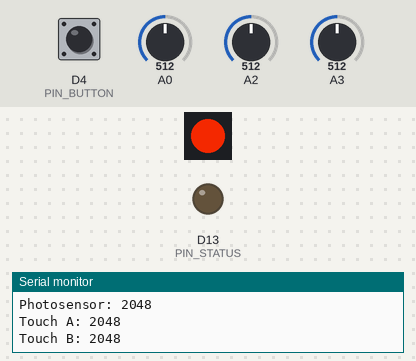
Simulated run of this sketch. Board: Arduino Zero (SAMD21). Shown: 1 RGB LEDs in strip order, left to right, output pins drawn as LEDs (lit = HIGH), the last lines printed to the serial monitor. Inputs (shaded band) come from the test bench; at power-on: D4 (PIN_BUTTON) HIGH, A0 = 512, A2 = 512, A3 = 512 (analog values on the 0–1023 scale). Dim RGB values are drawn brighter than linear.

Above: at 1.26 s.
1.3 s: D4 (PIN_BUTTON) pulled LOW for 0.15 s
At 2.97 s:
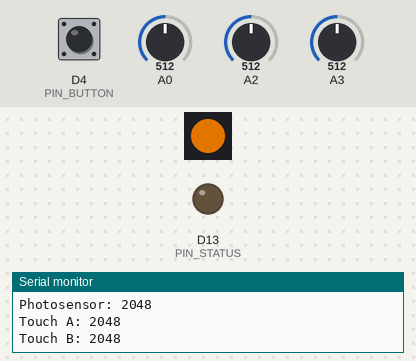
4.3 s: D4 (PIN_BUTTON) pulled LOW for 1 s
At 4.38 s:
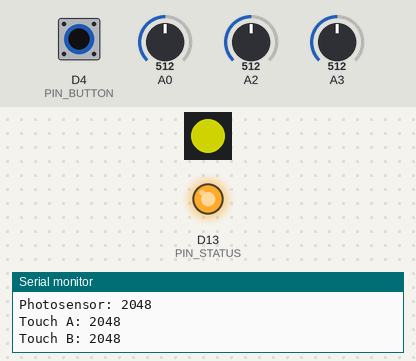
7.3 s: D4 (PIN_BUTTON) pulled LOW for 0.15 s
At 7.51 s:
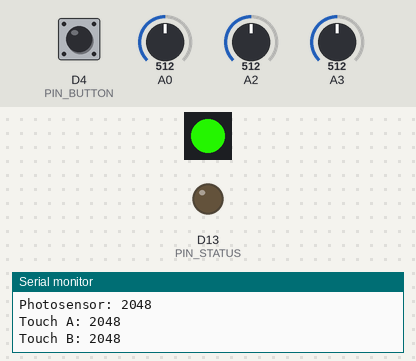
10.4 s: D4 (PIN_BUTTON) pulled LOW for 3.2 s
At 11.54 s:
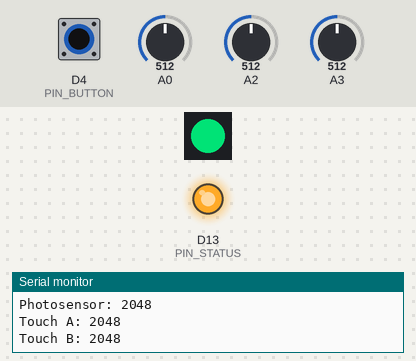
15.1 s: D4 (PIN_BUTTON) driven LOW
At 15.17 s:
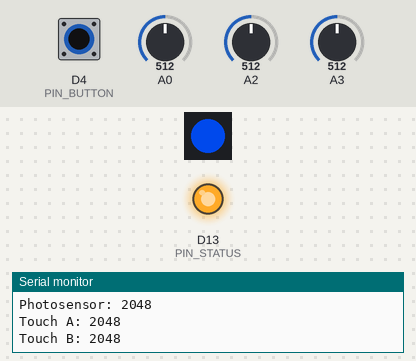
18.1 s: D4 (PIN_BUTTON) driven HIGH
At 20.11 s:
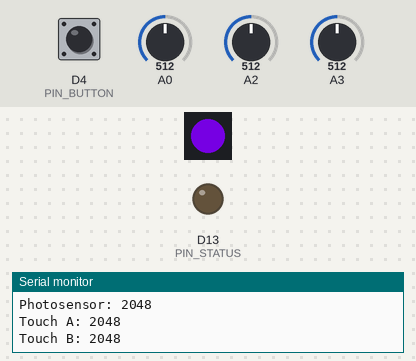
Timing chart, 0 to 22.1 s (numbered marks = the images above; inputs shaded):
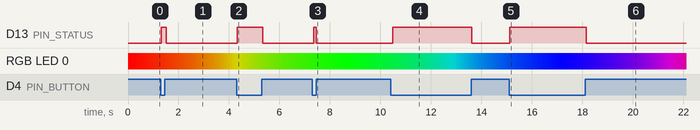

Measured:
- after the input at 1.3 s, D13 (PIN_STATUS): LOW → HIGH at once, → LOW 0.20 s later
- after the input at 4.3 s, D13 (PIN_STATUS): LOW → HIGH at once, → LOW 1.0 s later
- after the input at 7.3 s, D13 (PIN_STATUS): LOW → HIGH after 0.06 s, → LOW 0.10 s later
- after the input at 10.4 s, D13 (PIN_STATUS): LOW → HIGH after 0.09 s, → LOW 3.1 s later
- after the input at 15.1 s, D13 (PIN_STATUS): LOW → HIGH at once
- after the input at 18.1 s, D13 (PIN_STATUS): HIGH → LOW after 0.05 s

The sketch:

hardware_tests.ino
```cpp
#include <Adafruit_DotStar.h>
#include <SPI.h>

// Hardware Pin Allocations
#define PIN_BUTTON      4
#define PIN_PHOTOSENSE  2
#define PIN_STATUS      13
#define PIN_TOUCH_A     3
#define PIN_TOUCH_B     0

#define PIN_RGB_DATA    7
#define PIN_RGB_CLOCK   8
#define NUM_PIXELS      1

// RGB LED object
Adafruit_DotStar strip = Adafruit_DotStar( NUM_PIXELS, PIN_RGB_DATA, PIN_RGB_CLOCK, DOTSTAR_BRG );

// Inputs
uint16_t light_adc      = 0;
uint16_t touch_a_adc    = 0;
uint16_t touch_b_adc    = 0;
bool     button_pressed = 0;

// Working variable for the RGB LED colour wheel 'animation'
uint8_t  hue = 0;

void setup_pins()
{
  pinMode( PIN_BUTTON,      INPUT_PULLUP  );
  pinMode( PIN_PHOTOSENSE,  INPUT         );
  pinMode( PIN_STATUS,      OUTPUT        );
  pinMode( PIN_TOUCH_A,     INPUT         );
  pinMode( PIN_TOUCH_B,     INPUT         );

  //use the full capability of the ARM M0 ADC
  analogReadResolution(12);
}

void setup()
{
  Serial.begin(115200);

  setup_pins();

  strip.begin();
  strip.show();  // Turn all LEDs off
}

void loop()
{
  // Sample inputs
  light_adc   = analogRead( PIN_PHOTOSENSE );
  touch_a_adc = analogRead( PIN_TOUCH_A );
  touch_b_adc = analogRead( PIN_TOUCH_B );
  button_pressed = digitalRead( PIN_BUTTON );

  //turn the status led on when the button is pressed
  digitalWrite( PIN_STATUS, !button_pressed );


  //control the RGB led
  strip.setPixelColor(0, wheel_hue(hue++));
  //strip.setPixelColor(0, strip.Color(10, 10, 10));

  strip.show();
  print_sensors();

  delay(100); //blocking delay to reduce text output rate (its fine for bringup)
}

// Print sensor values to serial
void print_sensors()
{
  Serial.print("Button: ");
  Serial.println(button_pressed);
  Serial.print("Photosensor: ");
  Serial.println(light_adc);
  Serial.print("Touch A: ");
  Serial.println(touch_a_adc);
  Serial.print("Touch B: ");
  Serial.println(touch_b_adc);
  Serial.println("");
}

// Hue transition on a 8-bit position value, returns RGB
uint32_t wheel_hue( byte hue_position )
{
  hue_position = 255 - hue_position;

  if(hue_position < 85)
  {
    return strip.Color(255 - hue_position * 3, 0, hue_position * 3);
  }

  if(hue_position < 170)
  {
    hue_position -= 85;
    return strip.Color(0, hue_position * 3, 255 - hue_position * 3);
  }

  hue_position -= 170;
  return strip.Color(hue_position * 3, 255 - hue_position * 3, 0);
}
```
